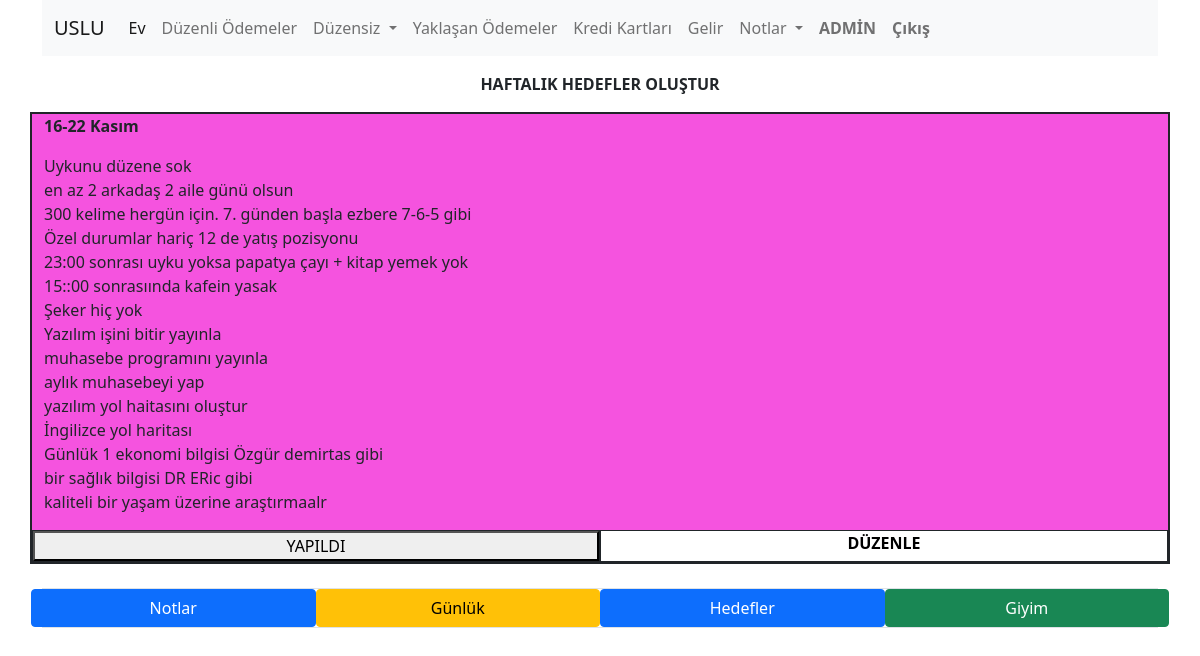
The app's page /haftalık (signed in) with its own data.
### wejegeh/models.py (models this page shows, shortened)
class Haftalık(models.Model):
    başlık = models.CharField(max_length=100)#zorunlu
    detay = models.ForeignKey(Renk,on_delete=models.CASCADE)
    notekle = models.TextField(blank=True)
    yapıldımı=models.BooleanField(blank=True)

### wejegeh/views.py (called while the page is built)
def isAdmin(user):#superuser kullanıcı login mi?
    return user.is_superuser

@user_passes_test(isAdmin)#normal kullanıcı login mi?
def haftalık(request):
    if request.method == 'POST':
        gelen_veri = request.POST.get("id")
        not_obj = get_object_or_404(Haftalık, id=gelen_veri)
        not_obj.yapıldımı = True
        not_obj.save()
        return redirect('haftalık')#urls deseninde namesi notlar olan desene yönlenir
    else:
        aktif_notlar = Haftalık.objects.filter(yapıldımı=False)
        return render(request, 'wejegeh/haftalık.html', {'notlar': aktif_notlar})

### wejegeh/templates/wejegeh/haftalık.html (shortened to what this page needs)
{% extends 't_wejegeh.html' %}
{% load static %}
{% block css_files %}
<link rel="stylesheet" href="{% static 'css/mystyle.css' %}">
<link rel="stylesheet" href="https://cdnjs.cloudflare.com/ajax/libs/font-awesome/6.4.0/css/all.min.css">
{% endblock css_files %}
{% block orta_alan %}
<a class="text-center " href="http://127.0.0.1:8000/admin/wejegeh/haftal%C4%B1k/add/"><div class="col-12 fw-bold text-dark mt-3">HAFTALIK HEDEFLER OLUŞTUR</div></a>
{% for entry in  notlar%}
<div class="row mt-3 mb-3 border border-dark border-2">
    <div style="background-color:#{{entry.detay.renkcode}};" class="col-12  ">
        <div class="row">
            <div class="col-12 fw-bold">{{entry.başlık|linebreaks|urlize}}</div>
            <div class="col-12">{{entry.notekle|linebreaks}}</div>
            <div class="col-6 bg-white text-center  border border-dark p-0">
                <form method="POST">
                    <button class="container-fluid" type="submit">YAPILDI</button>
                </form>
            </div>
            <div class="col-6 text-dark text-center fw-bold bg-white border-dark border"><a class="" href="http://127.0.0.1:8000/admin/wejegeh/haftal%C4%B1k/{{entry.id}}/change/">DÜZENLE</a></div>
        </div>
    </div>
</div>
{% endfor %}
<div class="col-12 mt-4 border">
    <div class="row">
        <a href="/notlar" class="col-lg-3 col-12   btn btn-primary">Notlar</a>
        <a href="/günlük" class="col-lg-3 col-12   btn btn-warning">Günlük</a>
        <a href="/hedefler" class="col-lg-3 col-12   btn btn-primary">Hedefler</a>
        <a href="/giyim" class="col-lg-3 col-12   btn btn-success">Giyim</a>
    </div>
</div>
{% endblock orta_alan %}

### static/css/mystyle.css (style rules this page uses)
a { text-decoration: none; color: black; }

### records on screen
Haftalık: başlık "16-22 Kasım", notekle "Uykunu düzene sok en az 2 arkadaş 2 aile günü olsun 300 kelime hergün için. 7. günden başla ezbere 7-6-5 gibi Özel durumlar hariç 12 de yatış pozisyonu 23:00 sonrası uyku yoksa papatya çayı + kitap yemek yok 15::00 sonrasıında kafein yasak Şeker hiç yok Yazılım işini bitir yayınla muhasebe programını yayınla aylık muhasebeyi yap yazılım yol haitasını oluştur İngilizce yol haritası Günlük 1 ekonomi bilgisi Özgür demirtas gibi bir sağlık bilgisi DR ERic gibi kaliteli bir yaşam üzerine araştırmaalr"
